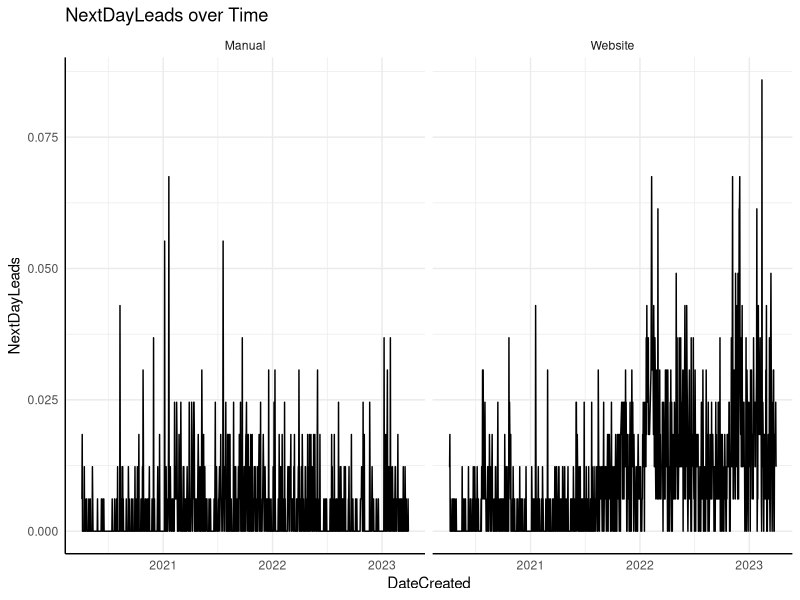
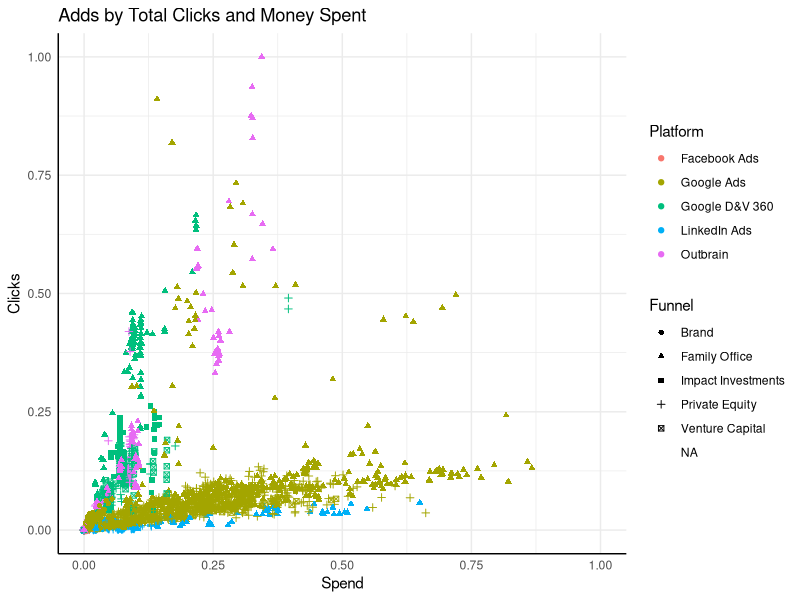
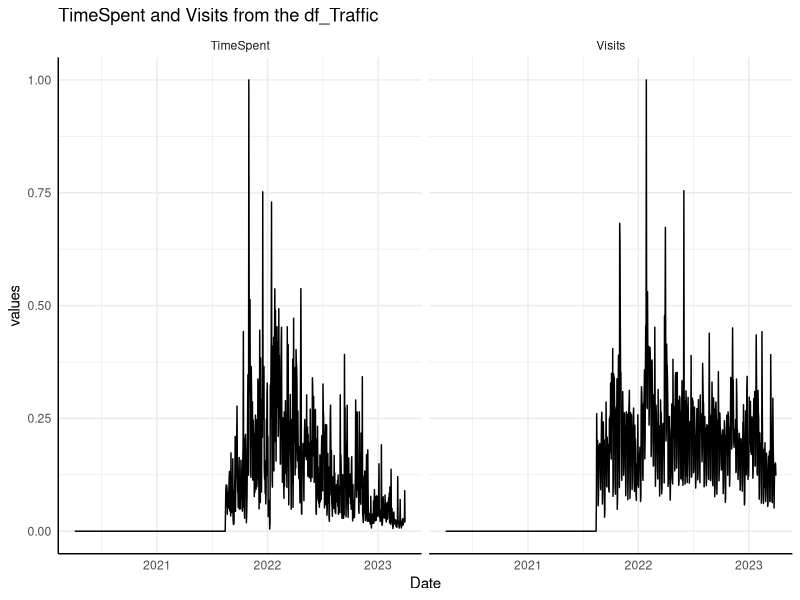
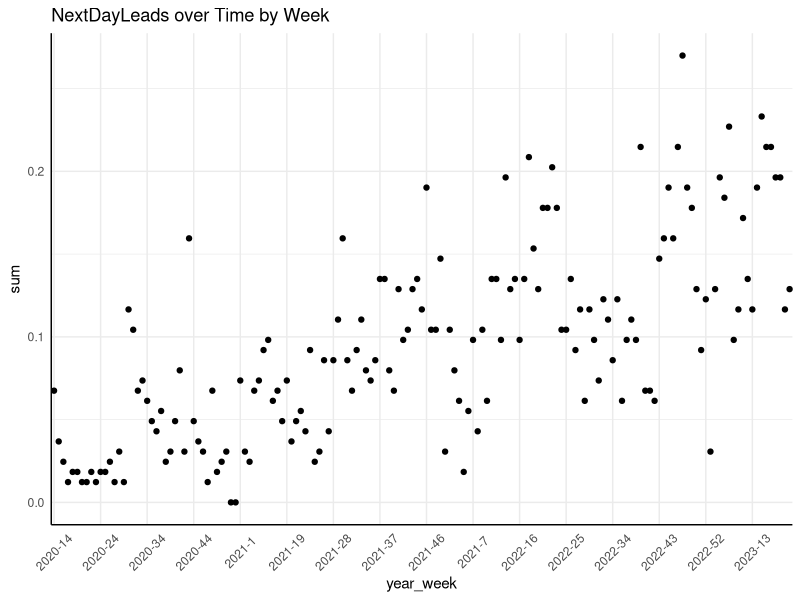
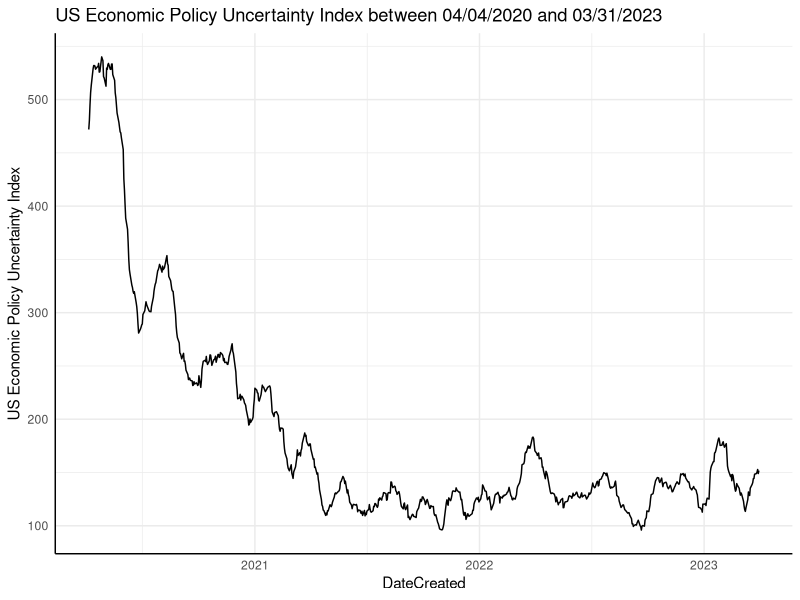
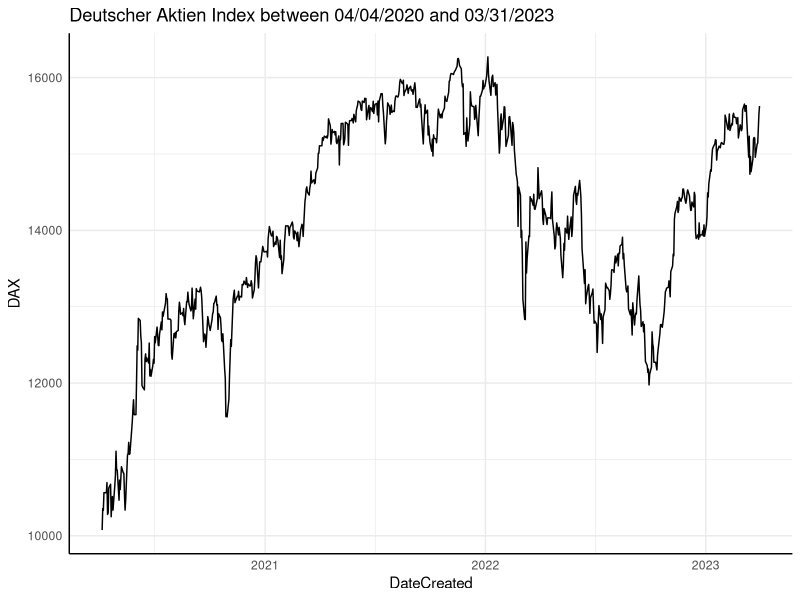
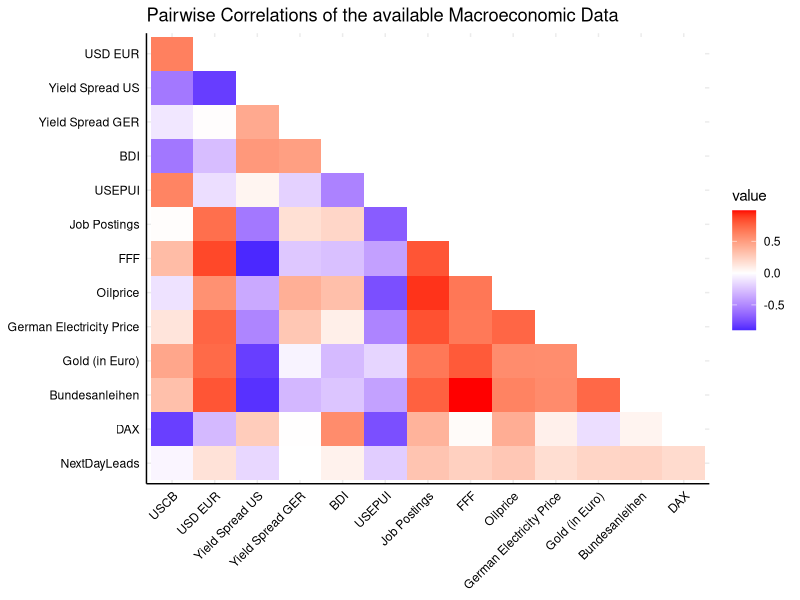
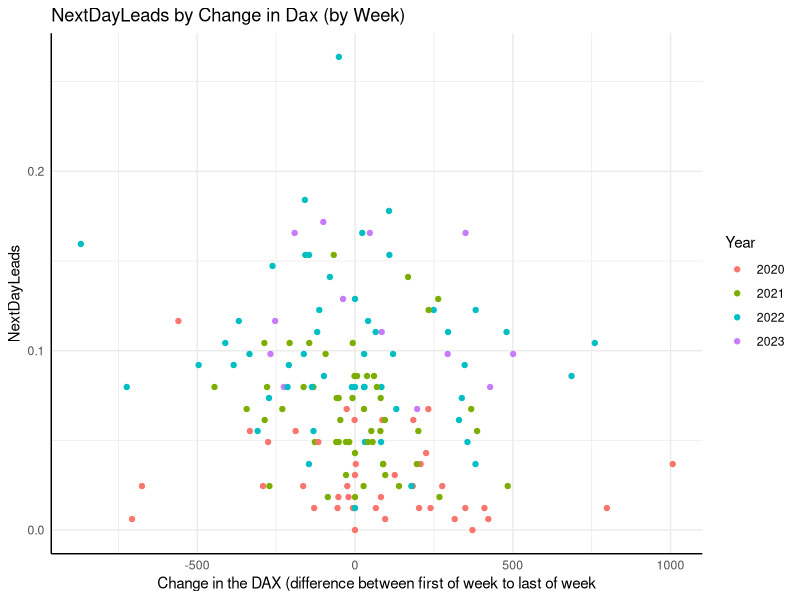

R code for these plots, in order: (Note: this script raises an error after producing the figures.)
## ---- chunk 1
rm(list = ls())
library(dplyr)
library(lubridate)
library(ggplot2)
library(gridExtra)
library(tidyr)
library(data.table)
library(reshape2)
library(zoo)
## ---- chunk 2
df_Leads <- readxl::read_xlsx('Data/TermPaperChallenge.xlsx', sheet <- 'Leads')
df_Ads <- readxl::read_xlsx('Data/TermPaperChallenge.xlsx', sheet <- 'Ads')
df_Traffic <- readxl::read_xlsx('Data/TermPaperChallenge.xlsx', sheet <- 'WebsiteTraffic')
df_Macro <- readxl::read_xlsx('Data/TermPaperChallenge.xlsx', sheet <- 'Macro')
## ---- chunk 3
#Two values are very high (see Plot 2). They have to be deleted
df_Leads <- df_Leads %>%
  mutate(Year = format(DateCreated, "%Y"))

#To allow for a flexible mean and sd, the measures are calculated by year. 
summary_data <- df_Leads %>%
  group_by(Year = format(DateCreated, "%Y")) %>%
  summarise(
    Mean_NextDayLeads = mean(NextDayLeads),
    Sd_NextDayLeads = sd(NextDayLeads),
    Threshold = Mean_NextDayLeads + 4 * Sd_NextDayLeads  #Threshold is determined to begin 4 Sd over the Mean
  ) %>%
  select(Year, Threshold)

df_Leads <- merge(df_Leads, summary_data, by = "Year") 

df_Leads <- df_Leads %>%
  filter(Threshold > NextDayLeads)
## ---- chunk 4
#Graph 1: NextDayLeads over Time
df_Leads %>%
  ggplot( aes(x = DateCreated,
              y = NextDayLeads)) +
  geom_line() +
  facet_wrap(~Type) +
  theme_minimal() + 
  theme(axis.line = element_line(color = "black")) +
  labs(title = "NextDayLeads over Time")

#Graph 2: Adds by Clicks, Money Spent, Platform and Funnel
df_Ads %>%
  ggplot( aes( x = Spend,
               y = Clicks,
               color = Platform,
               shape = Funnel)) +
  geom_point() +
  theme_minimal() + 
  theme(axis.line = element_line(color = "black")) +
  labs(title = "Adds by Total Clicks and Money Spent")

#Graph 3: The two variables from the df_Traffic over Time
df_Traffic %>%
  pivot_longer(cols = 2:3, names_to = "Type", values_to = "values") %>%
  ggplot( aes(x = Date,
              y = values)) +
  geom_line() +
  facet_wrap(~Type) +
  theme_minimal() + 
  theme(axis.line = element_line(color = "black")) +
  labs(title = "TimeSpent and Visits from the df_Traffic")
## ---- chunk 5
df <- df_Leads %>%
  mutate(year_week =  paste( year(DateCreated), week(DateCreated), sep = "-")) %>%
  group_by(year_week) %>%
  summarise(sum = sum(NextDayLeads)) 

df %>% ggplot( aes(x = year_week,
                   y = sum)) +
  geom_point(size = 1.5) + 
  theme_minimal() + 
  theme(axis.line = element_line(color = "black"),
        axis.text.x = element_text(angle = 45, vjust = 0.5)) +
  labs(title = "NextDayLeads over Time by Week") +
  scale_x_discrete(breaks = unique(df$year_week)[c(TRUE, rep(FALSE, 9))])
## ---- chunk 6
df <- df_Leads %>%
  select(DateCreated, NextDayLeads)

df_Macro <- inner_join(df, df_Macro, by = c("DateCreated" = "Date")) #Join NextDayLeads to the Macro Dataframe

#The US Economic Policy Uncertainty Index over the Time Period available
df_Macro %>%
  filter(DateCreated >= min(df_Leads$DateCreated),
         DateCreated <= max(df_Leads$DateCreated)) %>% #Limiting to the time of Leads Data
  ggplot( aes( x = DateCreated,
               y = `US Economic Policy Uncertainty Index`)) +
  geom_line() +
  theme_minimal() + 
  theme(axis.line = element_line(color = "black")) +
  labs(title = "US Economic Policy Uncertainty Index between 04/04/2020 and 03/31/2023")

#The DAX over the Time Period available
df_Macro %>%
  filter(DateCreated >= min(df_Leads$DateCreated),
         DateCreated <= max(df_Leads$DateCreated)) %>% #Limiting to the time of Leads Data
  ggplot( aes( x = DateCreated,
               y = DAX)) +
  geom_line() +
  theme_minimal() + 
  theme(axis.line = element_line(color = "black")) +
  labs(title = "Deutscher Aktien Index between 04/04/2020 and 03/31/2023")


# Compute correlation matrix using the numeric variables
corr_matrix <- df_Macro %>%
  select(-DateCreated) %>%
  rename(Bundesanleihen = `Bundesanleihen 10 Year`,
         Oilprice = `Oilprice (Brent)`,
         FFF = `Federal Funds Futures (Expectations in 12 Months)`,
         `Job Postings` = `Job Postings in Germany on Indeed`,
         USEPUI = `US Economic Policy Uncertainty Index`,
         BDI = `Baltic Exchange Dry Index (BDI)`,
         `Yield Spread GER` = `Yield Spread 10Y - 2Y (Germany)`,
         `Yield Spread US` = `Yield Spread 10Y - 2Y (US)`,
         `USD EUR` = `Exchange Rate (1 USD = X EUR)`,
         USCB = `US Corporate Bonds - Investment Grade - Option Adjusted Spread`) %>%
  cor(use="pairwise.complete.obs")
#Prepare Table: Remove repetitive Values
corr_matrix[upper.tri(corr_matrix)] <- NA 
diag(corr_matrix) <- NA
corr_matrix <- apply(corr_matrix, 2, rev)
corr_matrix <- corr_matrix[-nrow(corr_matrix), -ncol(corr_matrix)]

melt(corr_matrix) %>%
# Visualize correlation matrix as a heatmap
ggplot(aes(x = Var1, y = Var2, fill = value)) +
  geom_tile() +
  scale_fill_gradient2(low = "blue", mid = "white", high = "red", midpoint = 0, na.value = "white") +
  theme_minimal() +
  theme(
    axis.line = element_line(color = "black"),
    axis.text.x = element_text(angle = 45, hjust = 1, color = "black"),
    axis.text.y = element_text(color = "black"),
    axis.title.x = element_blank(),
    axis.title.y = element_blank()) +
  ggtitle("Pairwise Correlations of the available Macroeconomic Data")
## ---- chunk 7
#Compute Weekly Measures
weekly_data <- df_Macro %>%
  group_by(Week = week(DateCreated), Year = year(DateCreated)) %>%
  summarise(DAX = last(DAX) - first(DAX),  #Weekly Increase of DAX
            NextDayLeads = sum(NextDayLeads), #Weekly Sum of NextDayLeads
            GermanElecPrice = mean(`German Electricity Price`),  #Average Energy Price
            USEPUI = mean(`US Economic Policy Uncertainty Index`)) #Average US Uncertainty Index
## ---- chunk 8
weekly_data %>%
  ggplot( aes(x = DAX, y = NextDayLeads, color = as.character(Year))) + 
  geom_point(size = 1.5) +
  theme_minimal() + 
  theme(axis.line = element_line(color = "black")) +
  labs(title = "NextDayLeads by Change in Dax (by Week)",
       x = "Change in the DAX (difference between first of week to last of week",
       color = "Year")

weekly_data %>%
  ggplot( aes(x = USEPUI, y = NextDayLeads, color = as.character(Year))) + 
  geom_point(size = 1.5) + 
  theme_minimal() + 
  theme(axis.line = element_line(color = "black")) +
  labs(title = "NextDayLeads by US Economy Uncertainty Index (by Week)",
       x = "US Economic Policy Uncertainty Index",
       color = "Year")

weekly_data %>%
  ggplot( aes(x = GermanElecPrice, y = NextDayLeads, color = as.character(Year))) + 
  geom_point(size = 1.5) + 
  theme_minimal() + 
  theme(axis.line = element_line(color = "black")) +
  labs(title = "NextDayLeads by German Elictricity Price (by Week)",
       x = "Mean German Elictricity Price",
       color = "Year")

## ---- chunk 9
df_Traffic <- df_Traffic %>%
  left_join(df_Leads, by = c("Date" = "DateCreated"))

# Scatter plot: Visits vs. TimeSpent
df_Traffic %>%
  ggplot(aes(x = Visits, y = TimeSpent, color = NextDayLeads)) +
  geom_point(size = 1.5) + 
  theme_minimal() + 
  theme(axis.line = element_line(color = "black"))+
  labs(x = "Visits", y = "Time Spent", title = "Scatter Plot: Visits by Time Spent and NextDayLeads") +
  scale_color_gradient(low = "blue", high = "red", na.value = "white")

## ---- chunk 10
#Aggregate df_ads by Date
df_Ads <- df_Ads %>%
  group_by(Date) %>%
  summarise(Spend = sum(Spend),
            Impressions = sum(Impressions),
            Clicks = sum(Clicks))

#Aggregate df_traffic by Date
#df_Traffic is already joint with df_Leads
df_Traffic <- df_Traffic %>%
  group_by(Date) %>%
  summarise(Visits = sum(Visits),
            TimeSpent = sum(TimeSpent),
            NextDayLeads = sum(NextDayLeads))

#Calculate Correlation Matrix
corr_matrix <- df_Ads %>%
  left_join(df_Traffic, by = "Date") %>%
  select(-Date) %>%
  cor(use="pairwise.complete.obs")

#Prepare Table: Remove repetitive Values
corr_matrix[upper.tri(corr_matrix)] <- NA 
diag(corr_matrix) <- NA
corr_matrix <- apply(corr_matrix, 2, rev)
corr_matrix <- corr_matrix[-nrow(corr_matrix), -ncol(corr_matrix)]

melt(corr_matrix) %>%
# Visualize correlation matrix as a heatmap
ggplot(aes(x = Var1, y = Var2, fill = value)) +
  geom_tile() +
  scale_fill_gradient2(low = "blue", mid = "white", high = "red", midpoint = 0, na.value = "white") +
  theme_minimal() +
  theme(
    axis.line = element_line(color = "black"),
    axis.text.x = element_text(angle = 45, hjust = 1, color = "black"),
    axis.text.y = element_text(color = "black"),
    axis.title.x = element_blank(),
    axis.title.y = element_blank()) +
  ggtitle("Pairwise Correlations of the Traffic, Ads and Leads Data")

## ---- chunk 11
#Add a factor of Weekday
df_Leads <- df_Leads %>%
  mutate(weekday = ordered(weekdays(DateCreated), levels = c("Montag", "Dienstag", "Mittwoch", "Donnerstag", "Freitag", "Samstag", "Sonntag")),
         binary = ifelse(NextDayLeads > 0, 1, 0))
## ---- chunk 12
s_window <- seq(1, 30, 2)
df_train <- df_Leads %>% filter(DateCreated < '2023-02-01')
df_test <- df_Leads %>% filter(DateCreated >= '2023-02-01')

width_model <- function(s_window, df_train, df_test) {
prec_results <- data.frame(width = numeric(0), rmse_train = numeric(0), rmse_test = numeric(0))

for (width in s_window) {
  #Create leadsLastWeek
  df_Leads <- df_Leads %>%
  mutate(leadsLastWeek = rollapply( NextDayLeads, width = width, FUN = sum, align = "right", partial = T))
  # Fit random forest model on training data
  lm_model <- lm(NextDayLeads ~ weekday + leadsLastWeek,
                 data = df_train)
  
  pred_train <- df_train %>%
  transmute(DateCreated,
            NextDayLeads,
            yhat = predict(lm_model, newdata <- .))

  pred_test <- df_test %>%
  transmute(DateCreated,
            NextDayLeads,
            yhat = predict(lm_model, newdata <- df_test))
 
  rmse_train <- sqrt( mean((pred_train$yhat - pred_train$NextDayLeads)^2))
  rmse_test <- sqrt( mean((pred_test$yhat - pred_test$NextDayLeads)^2))

 
    # Append results to the prec_results data frame
  prec_results <- rbind(prec_results, data.frame(width = width, train_rmse = rmse_train, test_rmse = rmse_test))
  }
return(prec_results)
}

window_values <- width_model(s_window, df_train, df_test)
## ---- chunk 13
df_Leads <- df_Leads %>%
  mutate(leadsLast2 = rollapply( NextDayLeads, width = 2, FUN = sum, align = "right", partial = T),
         leadsLast3 = rollapply( NextDayLeads, width = 3, FUN = sum, align = "right", partial = T))

  # Fit random forest model on training data
  lm_model <- lm(NextDayLeads ~ weekday + leadsLastWeek,
                 data = df_train)
  
  pred_train <- df_train %>%
  transmute(DateCreated,
            NextDayLeads,
            yhat = predict(lm_model, newdata <- .))

  pred_test <- df_test %>%
  transmute(DateCreated,
            NextDayLeads,
            yhat = predict(lm_model, newdata <- df_test))
 
  rmse_train <- sqrt( mean((pred_train$yhat - pred_train$NextDayLeads)^2))
  rmse_test <- sqrt( mean((pred_test$yhat - pred_test$NextDayLeads)^2))
